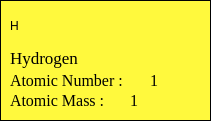
   <widget class="QFrame" name="elementDetailFrame">
    <property name="geometry">
     <rect>
      <x>549</x>
      <y>559</y>
      <width>211</width>
      <height>121</height>
     </rect>
    </property>
    <property name="styleSheet">
     <string notr="true">background-color: rgb(99, 255, 117);
background-color: rgb(255, 249, 61);</string>
    </property>
    <property name="frameShape">
     <enum>QFrame::Box</enum>
    </property>
    <property name="frameShadow">
     <enum>QFrame::Plain</enum>
    </property>
    <widget class="QLabel" name="elementSymbolLabel">
     <property name="geometry">
      <rect>
       <x>10</x>
       <y>10</y>
       <width>121</width>
       <height>31</height>
      </rect>
     </property>
     <property name="styleSheet">
      <string notr="true">font: 35pt &quot;Times New Roman&quot;;</string>
     </property>
     <property name="text">
      <string>H</string>
     </property>
    </widget>
    <widget class="QLabel" name="elementNameLabel">
     <property name="geometry">
      <rect>
       <x>10</x>
       <y>47</y>
       <width>191</width>
       <height>21</height>
      </rect>
     </property>
     <property name="font">
      <font>
       <family>Times New Roman</family>
       <pointsize>13</pointsize>
       <weight>50</weight>
       <italic>false</italic>
       <bold>false</bold>
      </font>
     </property>
     <property name="styleSheet">
      <string notr="true">font: 13pt &quot;Times New Roman&quot;;</string>
     </property>
     <property name="text">
      <string>Hydrogen</string>
     </property>
    </widget>
    <widget class="QLabel" name="label_4">
     <property name="geometry">
      <rect>
       <x>10</x>
       <y>70</y>
       <width>171</width>
       <height>21</height>
      </rect>
     </property>
     <property name="font">
      <font>
       <family>Times New Roman</family>
       <pointsize>12</pointsize>
       <weight>50</weight>
       <italic>false</italic>
       <bold>false</bold>
      </font>
     </property>
     <property name="styleSheet">
      <string notr="true">font: 12pt &quot;Times New Roman&quot;;</string>
     </property>
     <property name="text">
      <string>Atomic Number :</string>
     </property>
    </widget>
    <widget class="QLabel" name="label_5">
     <property name="geometry">
      <rect>
       <x>10</x>
       <y>90</y>
       <width>121</width>
       <height>21</height>
      </rect>
     </property>
     <property name="font">
      <font>
       <family>Times New Roman</family>
       <pointsize>12</pointsize>
       <weight>50</weight>
       <italic>false</italic>
       <bold>false</bold>
      </font>
     </property>
     <property name="styleSheet">
      <string notr="true">font: 12pt &quot;Times New Roman&quot;;</string>
     </property>
     <property name="text">
      <string>Atomic Mass :</string>
     </property>
    </widget>
    <widget class="QLabel" name="atomicNumberLabel">
     <property name="geometry">
      <rect>
       <x>150</x>
       <y>70</y>
       <width>51</width>
       <height>21</height>
      </rect>
     </property>
     <property name="font">
      <font>
       <family>Times New Roman</family>
       <pointsize>12</pointsize>
       <weight>50</weight>
       <italic>false</italic>
       <bold>false</bold>
      </font>
     </property>
     <property name="styleSheet">
      <string notr="true">font: 12pt &quot;Times New Roman&quot;;
</string>
     </property>
     <property name="text">
      <string>1</string>
     </property>
    </widget>
    <widget class="QLabel" name="atomicMassLabel">
     <property name="geometry">
      <rect>
       <x>130</x>
       <y>90</y>
       <width>71</width>
       <height>21</height>
      </rect>
     </property>
     <property name="font">
      <font>
       <family>Times New Roman</family>
       <pointsize>12</pointsize>
       <weight>50</weight>
       <italic>false</italic>
       <bold>false</bold>
      </font>
     </property>
     <property name="styleSheet">
      <string notr="true">font: 12pt &quot;Times New Roman&quot;;</string>
     </property>
     <property name="text">
      <string>1</string>
     </property>
    </widget>
   </widget>
